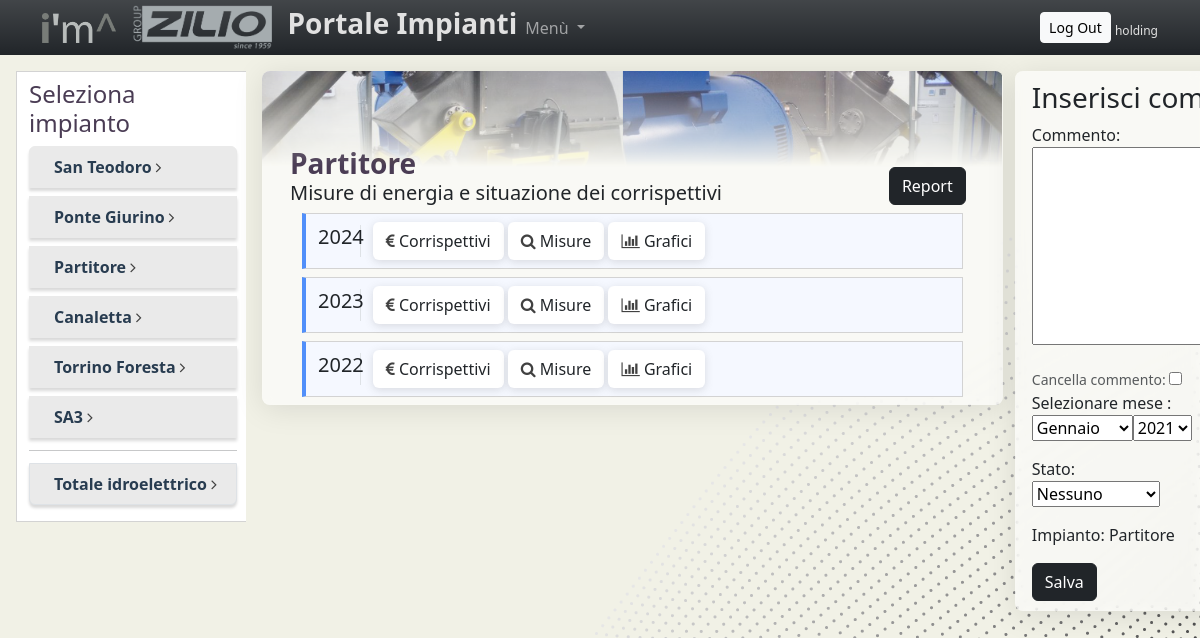
Page /corrispettivi-impianti/dettaglio/petilia_bf_partitore/ (signed in) on the committed database.
### PortaleCorrispettivi/models.py (models this page shows, shortened)
class Impianto(models.Model):
	nickname = models.CharField(unique=True, max_length=50, blank=False, null=False, editable=True, help_text="Identifica l'impianto", verbose_name='Nickname')
	societa = models.CharField(max_length=150, null=True, blank=True, editable=True, help_text="Fiscale impianto", verbose_name='Società')
	nome_impianto = models.CharField(max_length=150, blank=False, null=False, editable=True, help_text="Nome dell'impianto", verbose_name='Nome')
	tag = models.CharField(max_length=10, blank=False, null=False, editable=True, help_text="Tag di abbreviazione", verbose_name='Tag')
	tipo = models.CharField(max_length=150, blank=False, null=False, editable=True, help_text="Tipologia dell'impianto elettrico", verbose_name='Tipo')
	lat = models.FloatField(null=True, blank=True, editable=True, help_text="Latitudine", verbose_name='Latitudine')
	lon = models.FloatField(null=True, blank=True, editable=True, help_text="Longitudine", verbose_name='Longitudine')
	localita = models.CharField(max_length=150, null=True, blank=True, editable=True, help_text="Località", verbose_name='Località')
	potenza_installata = models.FloatField(null=True, blank=True, editable=True, help_text="Potenza installata",
										   verbose_name='Potenza')
	unita_misura = models.CharField(null=True, blank=True, editable=True, help_text="Unita misura portata (mc/s o l/s)", max_length=150, verbose_name='Unita misura')
	portata_concessione = models.FloatField(null=True, blank=True, editable=True, help_text="Portata di concessione", verbose_name='Portata')
	salto = models.FloatField(null=True, blank=True, editable=True, help_text="Salto impianto", verbose_name='Salto')
	potenza_business_plan = models.FloatField(null=True, blank=True, editable=True, default=0, help_text="Potenza da Business Plan",
										   verbose_name='Potenza Business Plan')
	inizio_esercizio = models.DateField(null=True, blank=True, editable=True, help_text="Data inizio esercizio", verbose_name='Entrata in esercizio')
	lettura_dati = models.CharField(max_length=50, null=True, blank=True, editable=True, help_text="Tipo lettura dati impianti", verbose_name='Lettura dati')
	proprieta = models.BooleanField(default=False, editable=True, help_text="Indica se l'impianto è di propietà Zilio", verbose_name='Proprietà')
	class Meta:
		verbose_name = 'Impianto'
		verbose_name_plural = 'Impianti'

### PortaleCorrispettivi/views.py (the view)
# urls.py: path('dettaglio/<str:nickname>/', views.impianto, name='dettaglio-corrispettivi'),
@login_required(login_url='login')
def impianto(request, nickname):
	impianti = Impianto.objects.all().filter(tipo='Idroelettrico')
	impianto = Impianto.objects.all().filter(nickname=nickname)[0]
	df_impianti = pd.DataFrame(impianti.values())
	df_impianti = df_impianti.set_index('nickname')
	dz_impianti = df_impianti.to_dict(orient='index')
	dz_impianto = dz_impianti[nickname]
	diari_letture = list(impianto.diarioletture_set.all())
	dz_impianto['diari_letture'] = {str(diario.anno): diario.nome for diario in diari_letture}
	anni = list(dz_impianto['diari_letture'].keys())
	dz_impianto['active'] = True
	if request.method == 'POST':
		form = AddCommentoForm(request.POST)
		if request.POST.get('date_input_year') not in anni:
			form.add_error('date_input', "Anno non valido")
		if form.is_valid():
			form = form.cleaned_data
			old_comment = impianto.commento_set.filter(mese_misura=form['date_input'])
			if old_comment.exists():
				if form['delete']:
					old_comment.delete()
					messages.warning(request, 'Il commento è stato eliminato')
				else:
					old_comment.update(testo=form['testo'])
					old_comment.update(stato=form['stato'])
					messages.warning(request, 'Il precedente commento è stato scovrascritto')
			else:
				new_commento = Commento.objects.create(
					testo=form['testo'],
					impianto=form['impianto'],
					stato=form['stato'],
					mese_misura=datetime(form['date_input'].year, form['date_input'].month, 1)
				)
				new_commento.save()
				messages.success(request, 'Commento inserito')
			form = AddCommentoForm(initial={'impianto': impianto})
	else:
		form = AddCommentoForm(initial={'impianto': impianto})
	context = {
		'impianti': dz_impianti,
		'headtitle': 'Dettaglio impianto',
		'nickname': nickname,
		'impianto': dz_impianto,
		'diari_letture': dz_impianto['diari_letture'],
		'form': form,
		'curr_anno': str(datetime.now().year)
	}
	return render(request, 'PortaleCorrispettivi/dettaglio_corrispettivi.html', context=context)

### PortaleCorrispettivi/models.py
class AddCommentoForm(forms.ModelForm):
	date_input = forms.DateField(widget=SelectDateWidget(years=range(2021, 2030, 1)), label='Selezionare mese ')
	delete = forms.BooleanField(widget=forms.CheckboxInput(), initial=False, label='Cancella commento', required=False)
	class Meta:
		model = Commento
		fields = ['testo', 'impianto', 'stato']
		widgets = {
			'testo': forms.Textarea(attrs={'cols': 30, 'rows': 8}),
		}
		labels = {
			'testo': 'Commento:',
			'impianto': 'Impianto',
		}

### templates/PortaleCorrispettivi/dettaglio_corrispettivi.html (shortened to what this page needs)
{% extends 'base_layout.html' %}
{% load static %}
{% block content%}
	<main class="home-container">
		<div class="item-c py-3 ps-2 mx-1">
			{% include 'PortaleCorrispettivi/partials/sidebar.html' %}
		</div>
		<div class="item-b">
			<div class="container-fluid pt-3">
			<div class="row p-0 m-0">
			<div class="col corrispettivi-card px-3 pt-3" style="min-width:80%">
				<img class="sfondo-idroelettrico" src="/static/images/sfondo_san_teodoro.png" alt="sfondo">
			<div class="container" style="margin: auto">
				<div class="report-link mt-3">
					<a class="btn btn-dark" href="{% url 'report-impianto' nickname %}"> Report </a>
				</div>
				<h3 style="color: #4a3c54; font-weight: bold; display: inline">{{ impianto.nome_impianto }}</h3> <div id="spinner" class="spinner-border spinner-border-sm" role="status"></div>
				<h5>Misure di energia e situazione dei corrispettivi</h5>
				<div class="container">
					{% for anno, diario in diari_letture.items reversed %}
						{% include 'PortaleCorrispettivi/partials/scheda_corrispettivi.html' %}
					{% endfor %}
				</div>
			</div>
				</div>
				<div class="col">
					<div class="addcommento-card position-fixed">
					<div class="container">
						<h3>Inserisci commento</h3>
						<form action="{% url 'dettaglio-corrispettivi' nickname %}" method="post">
								<p> {{ form.testo.label_tag }} <br> {{ form.testo }} </p>
								<small class="form-text text-muted">{{ form.delete.label }}: </small>{{ form.delete }}
								<p> {{ form.date_input.label_tag }} <br> {{ form.date_input }}
								<p>
								<p> {{ form.stato.label_tag }} <br> {{ form.stato }} </p>
								<p> {{ form.impianto.label_tag }}  {{ form.impianto.as_hidden }} {{ impianto.nome_impianto }} </p>
								<input type="submit" value="Salva" class="btn btn-dark" />
						</form>
					</div>
				</div>
				</div>
			</div>
		</div>
		</div>
	</main>
{% endblock %}

### templates/navbar.html (shortened to what this page needs)
{% load static %}
<nav class="navbar navbar-expand-lg navbar-dark bg-dark bg-gradient py-0" >
<div class="container">
	<a class="navbar-brand" href=""><img src="{% static 'images/logo_IM.png' %}" style="height:30px;" alt="logo I'm innovation"></a>
	<a class="navbar-brand" href="https://www.ziliogroup.com/"><img src="{% static 'images/zilio_logo.png' %}" style="height:45px;" alt="logo Zilio Group"></a>
	<h3 class="navtitle" style="font-weight: bold; color: #e1e1e1">Portale Impianti</h3>
  <div class="collapse navbar-collapse" id="navbarSupportedContent">
    <ul class="navbar-nav me-auto mb-2 mb-lg-0">
      <li class="dropdown">
        <a class="nav-link dropdown-toggle" href="#" role="button" data-bs-toggle="dropdown" aria-expanded="false">
	        Menù
        </a>
      </li>
    </ul>
	  {% if user.is_authenticated %}
		  <form class="nav-item justify-content-end" action="{% url 'logout' %}" method="post" style="padding: 5px 0 5px 0">
			  <button class="btn btn-light btn-sm" type="submit">Log Out </button>
			  <sub style="color: #e1e1e1"> {{ request.user.username }} </sub>
		  </form>
	  {% else %}
		  <a class="btn btn-light btn-sm" href="{% url 'login' %}">Log In </a>
	  {% endif %}
  </div>
</div>
</nav>

### templates/PortaleCorrispettivi/partials/sidebar.html
{% load static %}
<div class="container-fluid ms-1 py-2" style="background-color: white; border: 1px solid lightgrey">
	<h4 style="color: #4a3c54; font-weight: lighter">Seleziona impianto</h4>
	<div class="list-group list-group-mine">
		<ul class="list-group">
			{% for nickname, impianto in impianti.items %}
				<a class="list-group-item mb-2 py-2" href="{% url 'dettaglio-corrispettivi' nickname %}" style="text-decoration: none; color: #283c50">
					<div class="ms-2 me-auto">
		        <div class="fw-bold"><b>{{ impianto.nome_impianto }}</b> <i class="fa fa-angle-right" aria-hidden="true"></i></div>
		      </div>
				</a>
			{% endfor %}
			<hr class="py-0 my-1">
			<a class="list-group-item my-2 border" href="{% url 'corrispettivi-home' %}" style="text-decoration: none; color: #283c50;">
				<div class="ms-2 me-auto">
					<div class="fw-bold"><b>Totale idroelettrico</b> <i class="fa fa-angle-right" aria-hidden="true"></i></div>
				</div>
			</a>
		</ul>
	</div>
</div>

### static/css/style.css (style rules this page uses)
html { font-family: "Roboto", sans-serif; }
html, body { margin: 0; padding:0; height: 100vh; background-color: #f1f1e6; }
body { background-image: url(corrispettivi-sfondo.png); background-repeat: repeat; background-attachment: fixed; background-size: auto; }
.home-container { display: grid; grid-template-columns: 250px 1fr; grid-template-rows: 100vh; grid-template-areas: "sidebar main"; }
.item-b { grid-area: main; padding: 0; }
.item-c { grid-area: sidebar; margin: 0; padding: 0; height: 100%; overflow: auto; }
.corrispettivi-card { border-radius: 8px; overflow: hidden; background: rgba(255, 255, 255, 0.6); box-shadow: 0 4px 30px rgba(0, 0, 0, 0.1); backdrop-filter: blur(5px); -webkit-backdrop-filter: blur(5px); }
.addcommento-card { padding: 10px 5px; border-radius: 8px; overflow: hidden; background: rgba(255, 255, 255, 0.6); box-shadow: 0 4px 30px rgba(0, 0, 0, 0.1); backdrop-filter: blur(5px); -webkit-backdrop-filter: blur(5px); }
.report-link { text-align: right; position: absolute; top: 80px; right: 5%; display: flex; }
.fa { color: #414141; }
.list-group-mine .list-group-item { background-color: rgb(234, 234, 234); border: 1px solid rgb(234, 234, 234); box-shadow: rgba(0, 0, 0, 0.15) 0 3px 3px 0; }
.sfondo-idroelettrico { height: 100px; width: 105%; overflow: hidden; margin: -20px -20px; padding: 0; object-fit: cover; -webkit-mask-image: -webkit-gradient(linear, left top, left bottom, from(rgba(0,0,0,1)), to(rgba(0,0,0,0))); }

### rows in the picture
Impianto: nome_impianto "San Teodoro"
Impianto: nome_impianto "Ponte Giurino"
Impianto: nome_impianto "Partitore", nome_impianto "Partitore"
Impianto: nome_impianto "Canaletta"
Impianto: nome_impianto "Torrino Foresta"
Impianto: nome_impianto "SA3"

### other values in the picture
{{ request.user.username }} "holding"
{{ anno }} "2024" "2023" "2022"
